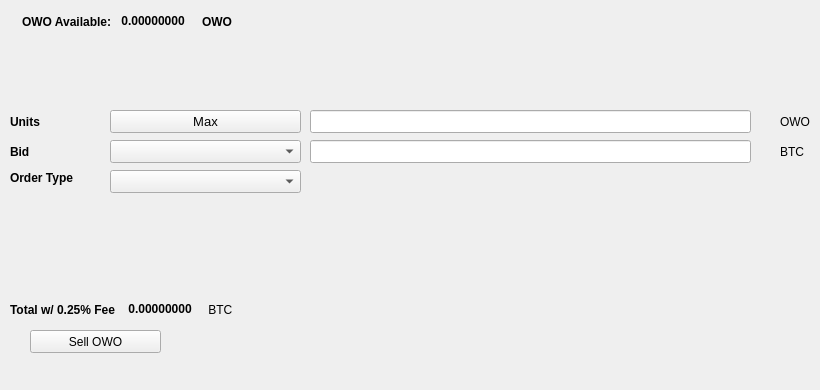
   <widget class="QWidget" name="SellTab">
    <attribute name="title">
     <string>Sell</string>
    </attribute>
    <widget class="QLabel" name="label_16">
     <property name="geometry">
      <rect>
       <x>780</x>
       <y>140</y>
       <width>31</width>
       <height>23</height>
      </rect>
     </property>
     <property name="text">
      <string>BTC</string>
     </property>
    </widget>
    <widget class="QComboBox" name="SellBidcomboBox">
     <property name="geometry">
      <rect>
       <x>110</x>
       <y>140</y>
       <width>191</width>
       <height>23</height>
      </rect>
     </property>
     <property name="font">
      <font>
       <pointsize>10</pointsize>
      </font>
     </property>
    </widget>
    <widget class="QLabel" name="label_18">
     <property name="geometry">
      <rect>
       <x>10</x>
       <y>110</y>
       <width>46</width>
       <height>23</height>
      </rect>
     </property>
     <property name="font">
      <font>
       <weight>75</weight>
       <bold>true</bold>
      </font>
     </property>
     <property name="text">
      <string>Units</string>
     </property>
    </widget>
    <widget class="QPushButton" name="Sell_Max_Amount">
     <property name="geometry">
      <rect>
       <x>110</x>
       <y>110</y>
       <width>191</width>
       <height>23</height>
      </rect>
     </property>
     <property name="font">
      <font>
       <pointsize>10</pointsize>
      </font>
     </property>
     <property name="text">
      <string>Max</string>
     </property>
    </widget>
    <widget class="QLabel" name="label_20">
     <property name="geometry">
      <rect>
       <x>10</x>
       <y>170</y>
       <width>91</width>
       <height>16</height>
      </rect>
     </property>
     <property name="font">
      <font>
       <weight>75</weight>
       <bold>true</bold>
      </font>
     </property>
     <property name="text">
      <string>Order Type</string>
     </property>
    </widget>
    <widget class="QComboBox" name="SellOrdertypeCombo">
     <property name="geometry">
      <rect>
       <x>110</x>
       <y>170</y>
       <width>191</width>
       <height>23</height>
      </rect>
     </property>
     <property name="font">
      <font>
       <pointsize>10</pointsize>
      </font>
     </property>
    </widget>
    <widget class="QLabel" name="label_21">
     <property name="geometry">
      <rect>
       <x>10</x>
       <y>140</y>
       <width>46</width>
       <height>23</height>
      </rect>
     </property>
     <property name="font">
      <font>
       <weight>75</weight>
       <bold>true</bold>
      </font>
     </property>
     <property name="text">
      <string>Bid</string>
     </property>
    </widget>
    <widget class="QLabel" name="label_22">
     <property name="geometry">
      <rect>
       <x>780</x>
       <y>110</y>
       <width>31</width>
       <height>23</height>
      </rect>
     </property>
     <property name="text">
      <string>OWO</string>
     </property>
    </widget>
    <widget class="QLineEdit" name="UnitsInputOWO">
     <property name="geometry">
      <rect>
       <x>310</x>
       <y>110</y>
       <width>441</width>
       <height>23</height>
      </rect>
     </property>
     <property name="font">
      <font>
       <pointsize>9</pointsize>
       <weight>75</weight>
       <bold>true</bold>
      </font>
     </property>
    </widget>
    <widget class="QLineEdit" name="SellBidPriceEdit">
     <property name="geometry">
      <rect>
       <x>310</x>
       <y>140</y>
       <width>441</width>
       <height>23</height>
      </rect>
     </property>
     <property name="font">
      <font>
       <pointsize>9</pointsize>
       <weight>75</weight>
       <bold>true</bold>
      </font>
     </property>
    </widget>
    <widget class="QPushButton" name="SellOWOBTN">
     <property name="geometry">
      <rect>
       <x>30</x>
       <y>330</y>
       <width>131</width>
       <height>23</height>
      </rect>
     </property>
     <property name="text">
      <string>Sell OWO</string>
     </property>
     <property name="icon">
      <iconset resource="../oneworld">
       <normaloff>:/icons/bitcoin</normaloff>:/icons/bitcoin</iconset>
     </property>
    </widget>
    <widget class="QWidget" name="layoutWidget3">
     <property name="geometry">
      <rect>
       <x>22</x>
       <y>12</y>
       <width>258</width>
       <height>19</height>
      </rect>
     </property>
     <layout class="QHBoxLayout" name="horizontalLayout">
      <item>
       <widget class="QLabel" name="label232_2">
        <property name="font">
         <font>
          <weight>75</weight>
          <bold>true</bold>
         </font>
        </property>
        <property name="text">
         <string>OWO Available:</string>
        </property>
       </widget>
      </item>
      <item>
       <widget class="QLabel" name="OWOAvailableLabel">
        <property name="palette">
         <palette>
          <active>
           <colorrole role="WindowText">
            <brush brushstyle="SolidPattern">
             <color alpha="255">
              <red>0</red>
              <green>0</green>
              <blue>0</blue>
             </color>
            </brush>
           </colorrole>
           <colorrole role="Button">
            <brush brushstyle="SolidPattern">
             <color alpha="255">
              <red>0</red>
              <green>170</green>
              <blue>0</blue>
             </color>
            </brush>
           </colorrole>
           <colorrole role="Light">
            <brush brushstyle="SolidPattern">
             <color alpha="255">
              <red>0</red>
              <green>255</green>
              <blue>0</blue>
             </color>
            </brush>
           </colorrole>
           <colorrole role="Midlight">
            <brush brushstyle="SolidPattern">
             <color alpha="255">
              <red>0</red>
              <green>212</green>
              <blue>0</blue>
             </color>
            </brush>
           </colorrole>
           <colorrole role="Dark">
            <brush brushstyle="SolidPattern">
             <color alpha="255">
              <red>0</red>
              <green>85</green>
              <blue>0</blue>
             </color>
            </brush>
           </colorrole>
           <colorrole role="Mid">
            <brush brushstyle="SolidPattern">
             <color alpha="255">
              <red>0</red>
              <green>113</green>
              <blue>0</blue>
             </color>
            </brush>
           </colorrole>
           <colorrole role="Text">
            <brush brushstyle="SolidPattern">
             <color alpha="255">
              <red>0</red>
              <green>170</green>
              <blue>0</blue>
             </color>
            </brush>
           </colorrole>
           <colorrole role="BrightText">
            <brush brushstyle="SolidPattern">
             <color alpha="255">
              <red>255</red>
              <green>255</green>
              <blue>255</blue>
             </color>
            </brush>
           </colorrole>
           <colorrole role="ButtonText">
            <brush brushstyle="SolidPattern">
             <color alpha="255">
              <red>0</red>
              <green>0</green>
              <blue>0</blue>
             </color>
            </brush>
           </colorrole>
           <colorrole role="Base">
            <brush brushstyle="SolidPattern">
             <color alpha="255">
              <red>255</red>
              <green>255</green>
              <blue>255</blue>
             </color>
            </brush>
           </colorrole>
           <colorrole role="Window">
            <brush brushstyle="SolidPattern">
             <color alpha="255">
              <red>0</red>
              <green>170</green>
              <blue>0</blue>
             </color>
            </brush>
           </colorrole>
           <colorrole role="Shadow">
            <brush brushstyle="SolidPattern">
             <color alpha="255">
              <red>0</red>
              <green>0</green>
              <blue>0</blue>
             </color>
            </brush>
           </colorrole>
           <colorrole role="AlternateBase">
            <brush brushstyle="SolidPattern">
             <color alpha="255">
              <red>127</red>
              <green>212</green>
              <blue>127</blue>
             </color>
            </brush>
           </colorrole>
           <colorrole role="ToolTipBase">
            <brush brushstyle="SolidPattern">
             <color alpha="255">
              <red>255</red>
              <green>255</green>
              <blue>220</blue>
             </color>
            </brush>
           </colorrole>
           <colorrole role="ToolTipText">
            <brush brushstyle="SolidPattern">
             <color alpha="255">
              <red>0</red>
              <green>0</green>
              <blue>0</blue>
             </color>
            </brush>
           </colorrole>
          </active>
          <inactive>
           <colorrole role="WindowText">
            <brush brushstyle="SolidPattern">
             <color alpha="255">
              <red>0</red>
              <green>0</green>
              <blue>0</blue>
             </color>
            </brush>
           </colorrole>
           <colorrole role="Button">
            <brush brushstyle="SolidPattern">
             <color alpha="255">
              <red>0</red>
              <green>170</green>
              <blue>0</blue>
             </color>
            </brush>
           </colorrole>
           <colorrole role="Light">
            <brush brushstyle="SolidPattern">
             <color alpha="255">
              <red>0</red>
              <green>255</green>
              <blue>0</blue>
             </color>
            </brush>
           </colorrole>
           <colorrole role="Midlight">
            <brush brushstyle="SolidPattern">
             <color alpha="255">
              <red>0</red>
              <green>212</green>
              <blue>0</blue>
             </color>
            </brush>
           </colorrole>
           <colorrole role="Dark">
            <brush brushstyle="SolidPattern">
             <color alpha="255">
              <red>0</red>
              <green>85</green>
              <blue>0</blue>
             </color>
            </brush>
           </colorrole>
           <colorrole role="Mid">
            <brush brushstyle="SolidPattern">
             <color alpha="255">
              <red>0</red>
              <green>113</green>
              <blue>0</blue>
             </color>
            </brush>
           </colorrole>
           <colorrole role="Text">
            <brush brushstyle="SolidPattern">
             <color alpha="255">
              <red>0</red>
              <green>170</green>
              <blue>0</blue>
             </color>
            </brush>
           </colorrole>
           <colorrole role="BrightText">
            <brush brushstyle="SolidPattern">
             <color alpha="255">
              <red>255</red>
              <green>255</green>
              <blue>255</blue>
             </color>
            </brush>
           </colorrole>
           <colorrole role="ButtonText">
            <brush brushstyle="SolidPattern">
             <color alpha="255">
              <red>0</red>
              <green>0</green>
              <blue>0</blue>
             </color>
            </brush>
           </colorrole>
           <colorrole role="Base">
            <brush brushstyle="SolidPattern">
             <color alpha="255">
              <red>255</red>
              <green>255</green>
              <blue>255</blue>
             </color>
            </brush>
           </colorrole>
           <colorrole role="Window">
            <brush brushstyle="SolidPattern">
             <color alpha="255">
              <red>0</red>
              <green>170</green>
              <blue>0</blue>
             </color>
            </brush>
           </colorrole>
           <colorrole role="Shadow">
            <brush brushstyle="SolidPattern">
             <color alpha="255">
              <red>0</red>
              <green>0</green>
              <blue>0</blue>
             </color>
            </brush>
           </colorrole>
           <colorrole role="AlternateBase">
            <brush brushstyle="SolidPattern">
             <color alpha="255">
              <red>127</red>
              <green>212</green>
              <blue>127</blue>
             </color>
            </brush>
           </colorrole>
           <colorrole role="ToolTipBase">
            <brush brushstyle="SolidPattern">
             <color alpha="255">
              <red>255</red>
              <green>255</green>
              <blue>220</blue>
             </color>
            </brush>
           </colorrole>
           <colorrole role="ToolTipText">
            <brush brushstyle="SolidPattern">
             <color alpha="255">
              <red>0</red>
              <green>0</green>
              <blue>0</blue>
             </color>
            </brush>
           </colorrole>
          </inactive>
          <disabled>
           <colorrole role="WindowText">
            <brush brushstyle="SolidPattern">
             <color alpha="255">
              <red>0</red>
              <green>85</green>
              <blue>0</blue>
             </color>
            </brush>
           </colorrole>
           <colorrole role="Button">
            <brush brushstyle="SolidPattern">
             <color alpha="255">
              <red>0</red>
              <green>170</green>
              <blue>0</blue>
             </color>
            </brush>
           </colorrole>
           <colorrole role="Light">
            <brush brushstyle="SolidPattern">
             <color alpha="255">
              <red>0</red>
              <green>255</green>
              <blue>0</blue>
             </color>
            </brush>
           </colorrole>
           <colorrole role="Midlight">
            <brush brushstyle="SolidPattern">
             <color alpha="255">
              <red>0</red>
              <green>212</green>
              <blue>0</blue>
             </color>
            </brush>
           </colorrole>
           <colorrole role="Dark">
            <brush brushstyle="SolidPattern">
             <color alpha="255">
              <red>0</red>
              <green>85</green>
              <blue>0</blue>
             </color>
            </brush>
           </colorrole>
           <colorrole role="Mid">
            <brush brushstyle="SolidPattern">
             <color alpha="255">
              <red>0</red>
              <green>113</green>
              <blue>0</blue>
             </color>
            </brush>
           </colorrole>
           <colorrole role="Text">
            <brush brushstyle="SolidPattern">
             <color alpha="255">
              <red>0</red>
              <green>85</green>
              <blue>0</blue>
             </color>
            </brush>
           </colorrole>
           <colorrole role="BrightText">
            <brush brushstyle="SolidPattern">
             <color alpha="255">
              <red>255</red>
              <green>255</green>
              <blue>255</blue>
             </color>
            </brush>
           </colorrole>
           <colorrole role="ButtonText">
            <brush brushstyle="SolidPattern">
             <color alpha="255">
              <red>0</red>
              <green>85</green>
              <blue>0</blue>
             </color>
            </brush>
           </colorrole>
           <colorrole role="Base">
            <brush brushstyle="SolidPattern">
             <color alpha="255">
              <red>0</red>
              <green>170</green>
              <blue>0</blue>
             </color>
            </brush>
           </colorrole>
           <colorrole role="Window">
            <brush brushstyle="SolidPattern">
             <color alpha="255">
              <red>0</red>
              <green>170</green>
              <blue>0</blue>
             </color>
            </brush>
           </colorrole>
           <colorrole role="Shadow">
            <brush brushstyle="SolidPattern">
             <color alpha="255">
              <red>0</red>
              <green>0</green>
              <blue>0</blue>
             </color>
            </brush>
           </colorrole>
           <colorrole role="AlternateBase">
            <brush brushstyle="SolidPattern">
             <color alpha="255">
              <red>0</red>
              <green>170</green>
              <blue>0</blue>
             </color>
            </brush>
           </colorrole>
           <colorrole role="ToolTipBase">
            <brush brushstyle="SolidPattern">
             <color alpha="255">
              <red>255</red>
              <green>255</green>
              <blue>220</blue>
             </color>
            </brush>
           </colorrole>
           <colorrole role="ToolTipText">
            <brush brushstyle="SolidPattern">
             <color alpha="255">
              <red>0</red>
              <green>0</green>
              <blue>0</blue>
             </color>
            </brush>
           </colorrole>
          </disabled>
         </palette>
        </property>
        <property name="font">
         <font>
          <weight>75</weight>
          <bold>true</bold>
         </font>
        </property>
        <property name="text">
         <string> 0.00000000 </string>
        </property>
        <property name="textInteractionFlags">
         <set>Qt::LinksAccessibleByMouse|Qt::TextSelectableByKeyboard|Qt::TextSelectableByMouse</set>
        </property>
       </widget>
      </item>
      <item>
       <widget class="QLabel" name="labelOWO">
        <property name="font">
         <font>
          <weight>75</weight>
          <bold>true</bold>
         </font>
        </property>
        <property name="text">
         <string>OWO</string>
        </property>
       </widget>
      </item>
     </layout>
    </widget>
    <widget class="QWidget" name="layoutWidget">
     <property name="geometry">
      <rect>
       <x>10</x>
       <y>300</y>
       <width>268</width>
       <height>19</height>
      </rect>
     </property>
     <layout class="QHBoxLayout" name="horizontalLayout_2">
      <item>
       <widget class="QLabel" name="label_19">
        <property name="font">
         <font>
          <weight>75</weight>
          <bold>true</bold>
         </font>
        </property>
        <property name="text">
         <string>Total w/ 0.25% Fee </string>
        </property>
       </widget>
      </item>
      <item>
       <widget class="QLabel" name="SellCostLabel">
        <property name="palette">
         <palette>
          <active>
           <colorrole role="WindowText">
            <brush brushstyle="SolidPattern">
             <color alpha="255">
              <red>0</red>
              <green>0</green>
              <blue>0</blue>
             </color>
            </brush>
           </colorrole>
           <colorrole role="Button">
            <brush brushstyle="SolidPattern">
             <color alpha="255">
              <red>0</red>
              <green>170</green>
              <blue>0</blue>
             </color>
            </brush>
           </colorrole>
           <colorrole role="Light">
            <brush brushstyle="SolidPattern">
             <color alpha="255">
              <red>0</red>
              <green>255</green>
              <blue>0</blue>
             </color>
            </brush>
           </colorrole>
           <colorrole role="Midlight">
            <brush brushstyle="SolidPattern">
             <color alpha="255">
              <red>0</red>
              <green>212</green>
              <blue>0</blue>
             </color>
            </brush>
           </colorrole>
           <colorrole role="Dark">
            <brush brushstyle="SolidPattern">
             <color alpha="255">
              <red>0</red>
              <green>85</green>
              <blue>0</blue>
             </color>
            </brush>
           </colorrole>
           <colorrole role="Mid">
            <brush brushstyle="SolidPattern">
             <color alpha="255">
              <red>0</red>
              <green>113</green>
              <blue>0</blue>
             </color>
            </brush>
           </colorrole>
           <colorrole role="Text">
            <brush brushstyle="SolidPattern">
             <color alpha="255">
              <red>0</red>
              <green>170</green>
              <blue>0</blue>
             </color>
            </brush>
           </colorrole>
           <colorrole role="BrightText">
            <brush brushstyle="SolidPattern">
             <color alpha="255">
              <red>255</red>
              <green>255</green>
              <blue>255</blue>
             </color>
            </brush>
           </colorrole>
           <colorrole role="ButtonText">
            <brush brushstyle="SolidPattern">
             <color alpha="255">
              <red>0</red>
              <green>0</green>
              <blue>0</blue>
             </color>
            </brush>
           </colorrole>
           <colorrole role="Base">
            <brush brushstyle="SolidPattern">
             <color alpha="255">
              <red>255</red>
              <green>255</green>
              <blue>255</blue>
             </color>
            </brush>
           </colorrole>
           <colorrole role="Window">
            <brush brushstyle="SolidPattern">
             <color alpha="255">
              <red>0</red>
              <green>170</green>
              <blue>0</blue>
             </color>
            </brush>
           </colorrole>
           <colorrole role="Shadow">
            <brush brushstyle="SolidPattern">
             <color alpha="255">
              <red>0</red>
              <green>0</green>
              <blue>0</blue>
             </color>
            </brush>
           </colorrole>
           <colorrole role="AlternateBase">
            <brush brushstyle="SolidPattern">
             <color alpha="255">
              <red>127</red>
              <green>212</green>
              <blue>127</blue>
             </color>
            </brush>
           </colorrole>
           <colorrole role="ToolTipBase">
            <brush brushstyle="SolidPattern">
             <color alpha="255">
              <red>255</red>
              <green>255</green>
              <blue>220</blue>
             </color>
            </brush>
           </colorrole>
           <colorrole role="ToolTipText">
            <brush brushstyle="SolidPattern">
             <color alpha="255">
              <red>0</red>
              <green>0</green>
              <blue>0</blue>
             </color>
            </brush>
           </colorrole>
          </active>
          <inactive>
           <colorrole role="WindowText">
            <brush brushstyle="SolidPattern">
             <color alpha="255">
              <red>0</red>
              <green>0</green>
              <blue>0</blue>
             </color>
            </brush>
           </colorrole>
           <colorrole role="Button">
            <brush brushstyle="SolidPattern">
             <color alpha="255">
              <red>0</red>
              <green>170</green>
              <blue>0</blue>
             </color>
            </brush>
           </colorrole>
           <colorrole role="Light">
            <brush brushstyle="SolidPattern">
             <color alpha="255">
              <red>0</red>
              <green>255</green>
              <blue>0</blue>
             </color>
            </brush>
           </colorrole>
           <colorrole role="Midlight">
            <brush brushstyle="SolidPattern">
             <color alpha="255">
              <red>0</red>
              <green>212</green>
              <blue>0</blue>
             </color>
            </brush>
           </colorrole>
           <colorrole role="Dark">
            <brush brushstyle="SolidPattern">
             <color alpha="255">
              <red>0</red>
              <green>85</green>
              <blue>0</blue>
             </color>
            </brush>
           </colorrole>
           <colorrole role="Mid">
            <brush brushstyle="SolidPattern">
             <color alpha="255">
              <red>0</red>
              <green>113</green>
              <blue>0</blue>
             </color>
            </brush>
           </colorrole>
           <colorrole role="Text">
            <brush brushstyle="SolidPattern">
             <color alpha="255">
              <red>0</red>
              <green>170</green>
              <blue>0</blue>
             </color>
            </brush>
           </colorrole>
           <colorrole role="BrightText">
            <brush brushstyle="SolidPattern">
             <color alpha="255">
              <red>255</red>
              <green>255</green>
              <blue>255</blue>
             </color>
            </brush>
           </colorrole>
           <colorrole role="ButtonText">
            <brush brushstyle="SolidPattern">
             <color alpha="255">
              <red>0</red>
              <green>0</green>
              <blue>0</blue>
             </color>
            </brush>
           </colorrole>
           <colorrole role="Base">
            <brush brushstyle="SolidPattern">
             <color alpha="255">
              <red>255</red>
              <green>255</green>
              <blue>255</blue>
             </color>
            </brush>
           </colorrole>
           <colorrole role="Window">
            <brush brushstyle="SolidPattern">
             <color alpha="255">
              <red>0</red>
              <green>170</green>
              <blue>0</blue>
             </color>
            </brush>
           </colorrole>
           <colorrole role="Shadow">
            <brush brushstyle="SolidPattern">
             <color alpha="255">
              <red>0</red>
              <green>0</green>
              <blue>0</blue>
             </color>
            </brush>
           </colorrole>
           <colorrole role="AlternateBase">
            <brush brushstyle="SolidPattern">
             <color alpha="255">
              <red>127</red>
              <green>212</green>
              <blue>127</blue>
             </color>
            </brush>
           </colorrole>
           <colorrole role="ToolTipBase">
            <brush brushstyle="SolidPattern">
             <color alpha="255">
              <red>255</red>
              <green>255</green>
              <blue>220</blue>
             </color>
            </brush>
           </colorrole>
           <colorrole role="ToolTipText">
            <brush brushstyle="SolidPattern">
             <color alpha="255">
              <red>0</red>
              <green>0</green>
              <blue>0</blue>
             </color>
            </brush>
           </colorrole>
          </inactive>
          <disabled>
           <colorrole role="WindowText">
            <brush brushstyle="SolidPattern">
             <color alpha="255">
              <red>0</red>
              <green>85</green>
              <blue>0</blue>
             </color>
            </brush>
           </colorrole>
           <colorrole role="Button">
            <brush brushstyle="SolidPattern">
             <color alpha="255">
              <red>0</red>
              <green>170</green>
              <blue>0</blue>
             </color>
            </brush>
           </colorrole>
           <colorrole role="Light">
            <brush brushstyle="SolidPattern">
             <color alpha="255">
              <red>0</red>
              <green>255</green>
              <blue>0</blue>
             </color>
            </brush>
           </colorrole>
           <colorrole role="Midlight">
            <brush brushstyle="SolidPattern">
             <color alpha="255">
              <red>0</red>
              <green>212</green>
              <blue>0</blue>
             </color>
            </brush>
           </colorrole>
           <colorrole role="Dark">
            <brush brushstyle="SolidPattern">
             <color alpha="255">
              <red>0</red>
              <green>85</green>
              <blue>0</blue>
             </color>
            </brush>
           </colorrole>
           <colorrole role="Mid">
            <brush brushstyle="SolidPattern">
             <color alpha="255">
              <red>0</red>
              <green>113</green>
              <blue>0</blue>
             </color>
            </brush>
           </colorrole>
           <colorrole role="Text">
            <brush brushstyle="SolidPattern">
             <color alpha="255">
              <red>0</red>
              <green>85</green>
              <blue>0</blue>
             </color>
            </brush>
           </colorrole>
           <colorrole role="BrightText">
            <brush brushstyle="SolidPattern">
             <color alpha="255">
              <red>255</red>
              <green>255</green>
              <blue>255</blue>
             </color>
            </brush>
           </colorrole>
           <colorrole role="ButtonText">
            <brush brushstyle="SolidPattern">
             <color alpha="255">
              <red>0</red>
              <green>85</green>
              <blue>0</blue>
             </color>
            </brush>
           </colorrole>
           <colorrole role="Base">
            <brush brushstyle="SolidPattern">
             <color alpha="255">
              <red>0</red>
              <green>170</green>
              <blue>0</blue>
             </color>
            </brush>
           </colorrole>
           <colorrole role="Window">
            <brush brushstyle="SolidPattern">
             <color alpha="255">
              <red>0</red>
              <green>170</green>
              <blue>0</blue>
             </color>
            </brush>
           </colorrole>
           <colorrole role="Shadow">
            <brush brushstyle="SolidPattern">
             <color alpha="255">
              <red>0</red>
              <green>0</green>
              <blue>0</blue>
             </color>
            </brush>
           </colorrole>
           <colorrole role="AlternateBase">
            <brush brushstyle="SolidPattern">
             <color alpha="255">
              <red>0</red>
              <green>170</green>
              <blue>0</blue>
             </color>
            </brush>
           </colorrole>
           <colorrole role="ToolTipBase">
            <brush brushstyle="SolidPattern">
             <color alpha="255">
              <red>255</red>
              <green>255</green>
              <blue>220</blue>
             </color>
            </brush>
           </colorrole>
           <colorrole role="ToolTipText">
            <brush brushstyle="SolidPattern">
             <color alpha="255">
              <red>0</red>
              <green>0</green>
              <blue>0</blue>
             </color>
            </brush>
           </colorrole>
          </disabled>
         </palette>
        </property>
        <property name="font">
         <font>
          <weight>75</weight>
          <bold>true</bold>
         </font>
        </property>
        <property name="autoFillBackground">
         <bool>false</bool>
        </property>
        <property name="text">
         <string> 0.00000000</string>
        </property>
        <property name="textInteractionFlags">
         <set>Qt::LinksAccessibleByMouse|Qt::TextSelectableByMouse</set>
        </property>
       </widget>
      </item>
      <item>
       <widget class="QLabel" name="label_17">
        <property name="font">
         <font>
          <weight>50</weight>
          <bold>false</bold>
         </font>
        </property>
        <property name="text">
         <string> BTC</string>
        </property>
       </widget>
      </item>
     </layout>
    </widget>
    <widget class="QLabel" name="label_23">
     <property name="geometry">
      <rect>
       <x>460</x>
       <y>300</y>
       <width>281</width>
       <height>81</height>
      </rect>
     </property>
     <property name="text">
      <string/>
     </property>
     <property name="pixmap">
      <pixmap>:/images/bittrex</pixmap>
     </property>
    </widget>
   </widget>
